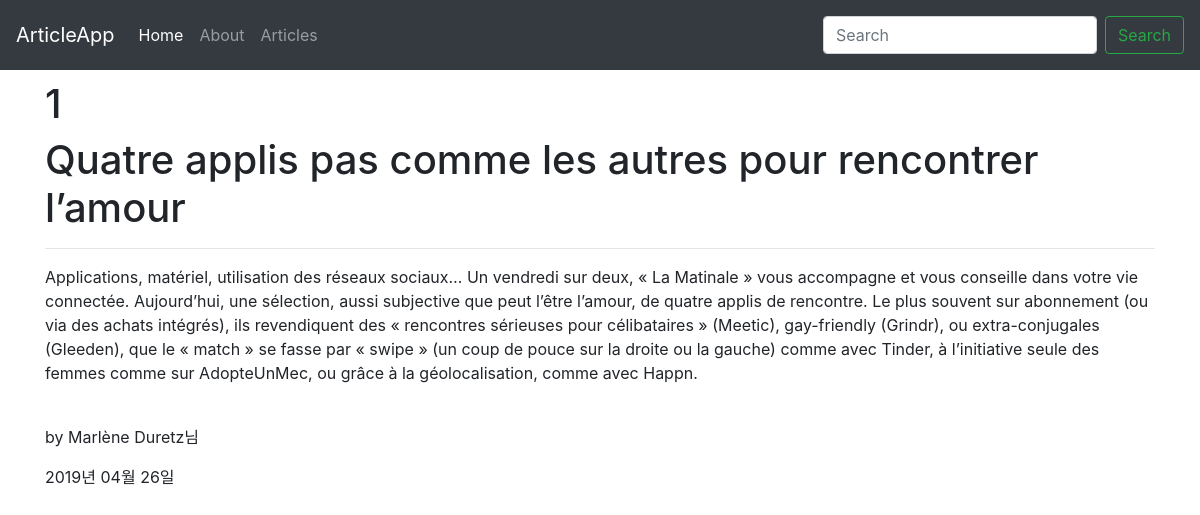
/articles/1/, run on the app's committed database.
### ArticleApp/models.py (models this page shows, shortened)
class Article(models.Model):
    title = models.CharField(max_length=200)
    author = models.CharField(max_length=200)
    body = models.TextField(max_length=10000, help_text= 'Enter the content of the article')
    create_date = models.DateField(null=True, blank=True)

### ArticleApp/views.py (the view)
# urls.py: path('articles/<int:pk>/', views.ArticleDetailView.as_view(), name='article_detail'),
class ArticleDetailView(generic.DetailView):
    model = Article

### ArticleApp/templates/ArticleApp/article_detail.html (shortened to what this page needs)
<!doctype html>
<html lang="en">
<head>
    <link href="../../static/css/bootstrap.min.css" rel="stylesheet">
    <link href="../../static/css/starter_template.css" rel="stylesheet">
</head>
<body>
<nav class="navbar navbar-expand-md navbar-dark bg-dark fixed-top">
    <a class="navbar-brand" href="#">ArticleApp</a>
    <div class="collapse navbar-collapse" id="navbarsExampleDefault">
        <ul class="navbar-nav mr-auto">
            <li class="nav-item active">
                <a class="nav-link" href="{% url 'index' %}">Home <span class="sr-only">(current)</span></a>
            </li>
            <li class="nav-item">
                <a class="nav-link" href="{% url 'about' %}">About</a>
            </li>
            <li class="nav-item">
                <a class="nav-link" href="{% url 'article_list' %}">Articles</a>
            </li>
        </ul>
        <form class="form-inline my-2 my-lg-0">
            <input class="form-control mr-2" type="text" placeholder="Search" aria-label="Search">
            <button class="btn btn-outline-success my-2 my-0" type="submit">Search</button>
        </form>
    </div>
</nav>
<main role="main" class="container">
{% block content %}
<h1>{{ article.pk }}</h1>
<h1>{{ article.title }}</h1>
<hr>
<p>{{ article.body }}</p>
<br>
<p>by {{ article.author }}님</p>
<p>{{ article.create_date|date:'Y년 m월 d일' }}</p>
{% endblock %}
</main>
</body>
</html>

### ArticleApp/static/css/starter_template.css (style rules this page uses)
body { padding-top: 5rem; }

### data on the page
Article: pk "1", title "Quatre applis pas comme les autres pour rencontrer l’amour", body "Applications, matériel, utilisation des réseaux sociaux… Un vendredi sur deux, « La Matinale » vous accompagne et vous conseille dans votre vie connectée. Aujourd’hui, une sélection, aussi subjective que peut l’être l’amour, de quatre applis de rencontre. Le plus souvent sur abonnement (ou via des achats intégrés), ils revendiquent des « rencontres sérieuses pour célibataires » (Meetic), gay-friendly (Grindr), ou extra-conjugales (Gleeden), que le « match » se fasse par « swipe » (un coup de pouce sur la droite ou la gauche) comme avec Tinder, à l’initiative seule des femmes comme sur AdopteUnMec, ou grâce à la géolocalisation, comme avec Happn.", author "Marlène Duretz", create_date "2019년 04월 26일"
